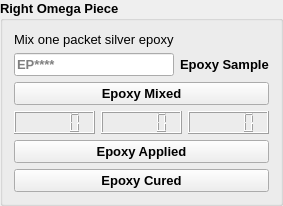
                     <widget class="QGroupBox" name="rightOmegaPiece">
                      <property name="font">
                       <font>
                        <family>Arial</family>
                        <pointsize>10</pointsize>
                        <weight>75</weight>
                        <bold>true</bold>
                       </font>
                      </property>
                      <property name="title">
                       <string>Right Omega Piece</string>
                      </property>
                      <layout class="QVBoxLayout" name="verticalLayout_3">
                       <item>
                        <layout class="QGridLayout" name="gridLayout_50">
                         <item row="0" column="0">
                          <widget class="QLabel" name="label_626">
                           <property name="font">
                            <font>
                             <family>Arial</family>
                             <pointsize>10</pointsize>
                             <weight>50</weight>
                             <bold>false</bold>
                            </font>
                           </property>
                           <property name="text">
                            <string>Mix one packet silver epoxy</string>
                           </property>
                          </widget>
                         </item>
                         <item row="1" column="0">
                          <widget class="QLineEdit" name="epoxy_batch_6">
                           <property name="sizePolicy">
                            <sizepolicy hsizetype="Preferred" vsizetype="Preferred">
                             <horstretch>0</horstretch>
                             <verstretch>0</verstretch>
                            </sizepolicy>
                           </property>
                           <property name="text">
                            <string/>
                           </property>
                           <property name="maxLength">
                            <number>6</number>
                           </property>
                           <property name="placeholderText">
                            <string>EP****</string>
                           </property>
                          </widget>
                         </item>
                         <item row="1" column="1">
                          <widget class="QLabel" name="label_627">
                           <property name="text">
                            <string>Epoxy Sample</string>
                           </property>
                          </widget>
                         </item>
                        </layout>
                       </item>
                       <item>
                        <widget class="QPushButton" name="epoxyMixedROP">
                         <property name="sizePolicy">
                          <sizepolicy hsizetype="Preferred" vsizetype="Preferred">
                           <horstretch>0</horstretch>
                           <verstretch>0</verstretch>
                          </sizepolicy>
                         </property>
                         <property name="font">
                          <font>
                           <family>Arial</family>
                           <pointsize>10</pointsize>
                           <weight>75</weight>
                           <bold>true</bold>
                          </font>
                         </property>
                         <property name="text">
                          <string>Epoxy Mixed</string>
                         </property>
                        </widget>
                       </item>
                       <item>
                        <layout class="QHBoxLayout" name="timerLayout_2" stretch="1,1,1">
                         <property name="sizeConstraint">
                          <enum>QLayout::SetFixedSize</enum>
                         </property>
                         <item>
                          <widget class="QLCDNumber" name="hour_disp_13">
                           <property name="sizePolicy">
                            <sizepolicy hsizetype="Preferred" vsizetype="Preferred">
                             <horstretch>0</horstretch>
                             <verstretch>0</verstretch>
                            </sizepolicy>
                           </property>
                          </widget>
                         </item>
                         <item>
                          <widget class="QLCDNumber" name="min_disp_13">
                           <property name="sizePolicy">
                            <sizepolicy hsizetype="Preferred" vsizetype="Preferred">
                             <horstretch>0</horstretch>
                             <verstretch>0</verstretch>
                            </sizepolicy>
                           </property>
                          </widget>
                         </item>
                         <item>
                          <widget class="QLCDNumber" name="sec_disp_13">
                           <property name="sizePolicy">
                            <sizepolicy hsizetype="Preferred" vsizetype="Preferred">
                             <horstretch>0</horstretch>
                             <verstretch>0</verstretch>
                            </sizepolicy>
                           </property>
                          </widget>
                         </item>
                        </layout>
                       </item>
                       <item>
                        <widget class="QPushButton" name="epoxyAppliedROP">
                         <property name="sizePolicy">
                          <sizepolicy hsizetype="Preferred" vsizetype="Preferred">
                           <horstretch>0</horstretch>
                           <verstretch>0</verstretch>
                          </sizepolicy>
                         </property>
                         <property name="font">
                          <font>
                           <family>Arial</family>
                           <pointsize>10</pointsize>
                           <weight>75</weight>
                           <bold>true</bold>
                          </font>
                         </property>
                         <property name="text">
                          <string>Epoxy Applied</string>
                         </property>
                        </widget>
                       </item>
                       <item>
                        <widget class="QPushButton" name="epoxyCuredROP">
                         <property name="sizePolicy">
                          <sizepolicy hsizetype="Preferred" vsizetype="Preferred">
                           <horstretch>0</horstretch>
                           <verstretch>0</verstretch>
                          </sizepolicy>
                         </property>
                         <property name="font">
                          <font>
                           <family>Arial</family>
                           <pointsize>10</pointsize>
                           <weight>75</weight>
                           <bold>true</bold>
                          </font>
                         </property>
                         <property name="text">
                          <string>Epoxy Cured</string>
                         </property>
                        </widget>
                       </item>
                      </layout>
                     </widget>
